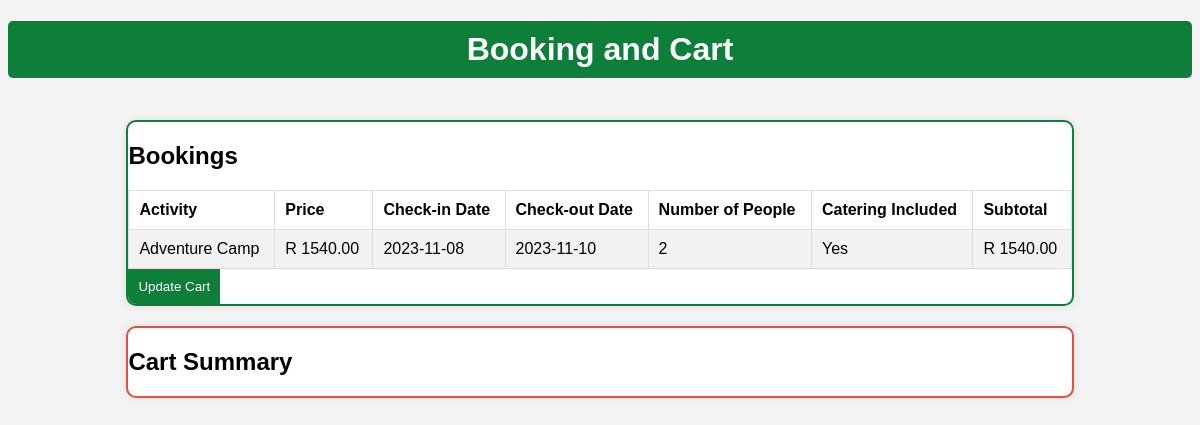
/booking2.php (signed in), run on the app's committed database.
### tables this page shows
CREATE TABLE `booking` (
  `booking_id` int(10) NOT NULL,
  `Activity_Name` varchar(255) NOT NULL,
  `Price` decimal(10,2) NOT NULL,
  `Check_in_Date` date NOT NULL,
  `Check_out_Date` date NOT NULL,
  `Number_Of_People` int(11) NOT NULL,
  `catering_included` varchar(100) NOT NULL,
  `status` varchar(125) NOT NULL COMMENT 'Pending Payment|Approved|Complete|\r\nDenied|Cancelled',
  `user_id` int(10) NOT NULL,
  `booking_date` timestamp NOT NULL DEFAULT current_timestamp() ON UPDATE current_timestamp()
);

### booking2.php (the view, shortened to what this page needs)
<!DOCTYPE html>
<html>
<head>
</head>
<body>
    <h1>Booking and Cart</h1>
    <div class="container">
        <?php
        include 'connection.php';
        $user_id = $_SESSION['user_id'];
        $query = "SELECT * FROM booking WHERE user_id = ? ORDER BY booking_id DESC LIMIT 1";
        $stmt = $con->prepare($query);
        $stmt->bind_param("i", $user_id);
        $stmt->execute();
        $result = $stmt->get_result();
        $latestBooking = $result->fetch_assoc();
        if ($latestBooking) {
            $campName = $latestBooking['Activity_Name'] ?? 'N/A';
            $campPrice = $latestBooking['Price'] ?? 'N/A';
            $checkinDate = $latestBooking['Check_in_Date'] ?? 'N/A';
            $checkoutDate = $latestBooking['Check_out_Date'] ?? 'N/A';
            $numPeople = $latestBooking['Number_Of_People'] ?? 'N/A';
            $cateringIncluded = $latestBooking['catering_included'] ?? 'N/A';
            $totalPrice = $latestBooking['Price'] ?? 'N/A';
        } else {
            echo "<p>No bookings found.</p>";
        }
        ?>
        <?php if ($latestBooking): ?>
            <div class="booking-box">
                <div class="left-box">
                    <h2>Bookings</h2>
                    <form method="post" action="process_booking.php">
                        <table>
                            <tr>
                                <th>Activity</th>
                                <th>Price</th>
                                <th>Check-in Date</th>
                                <th>Check-out Date</th>
                                <th>Number of People</th>
                                <th>Catering Included</th>
                                <th>Subtotal</th>
                            </tr>
                            <tr>
                                <td><?php echo htmlspecialchars($campName); ?></td>
                                <td>R <?php echo htmlspecialchars($campPrice); ?></td>
                                <td><?php echo htmlspecialchars($checkinDate); ?></td>
                                <td><?php echo htmlspecialchars($checkoutDate); ?></td>
                                <td><?php echo htmlspecialchars($numPeople); ?></td>
                                <td><?php echo htmlspecialchars($cateringIncluded); ?></td>
                                <td>R <?php echo htmlspecialchars($totalPrice); ?></td>
                            </tr>
                        </table>
                        <input type="submit" name="update_cart" value="Update Cart">
                    </form>
                </div>
            </div>
        <?php endif; ?>
        <div class="cart-box">
            <div class="right-box">
                <h2>Cart Summary</h2>
            </div>
        </div>
    </div>
</body>
</html>

### booking2.php (style rules this page uses)
body { font-family: Arial, sans-serif; background-color: #f4f4f4; }
h1 { background-color: #0e7f39; color: #fff; padding: 10px; text-align: center; border-radius: 5px; }
.container { width: 80%; margin: 0 auto; padding: 20px; }
.booking-box { border: 2px solid #0e7f39; border-radius: 10px; background-color: #fff; box-shadow: 0 0 10px rgba(0, 0, 0, 0.1); margin-bottom: 20px; overflow: hidden; }
.cart-box { border: 2px solid #e74c3c; border-radius: 10px; background-color: #fff; box-shadow: 0 0 10px rgba(0, 0, 0, 0.1); margin-bottom: 20px; overflow: hidden; }
table { width: 100%; border-collapse: collapse; }
table, th, td { border: 1px solid #ddd; }
th, td { padding: 10px; text-align: left; }
tr:nth-child(even) { background-color: #f2f2f2; }
input[type="submit"] { background-color: #0e7f39; color: #fff; border: none; padding: 10px; text-align: center; cursor: pointer; }

### data on the page
booking: Activity_Name "Adventure Camp", Price "1540.00", Check_in_Date "2023-11-08", Check_out_Date "2023-11-10", Number_Of_People "2", catering_included "Yes"
